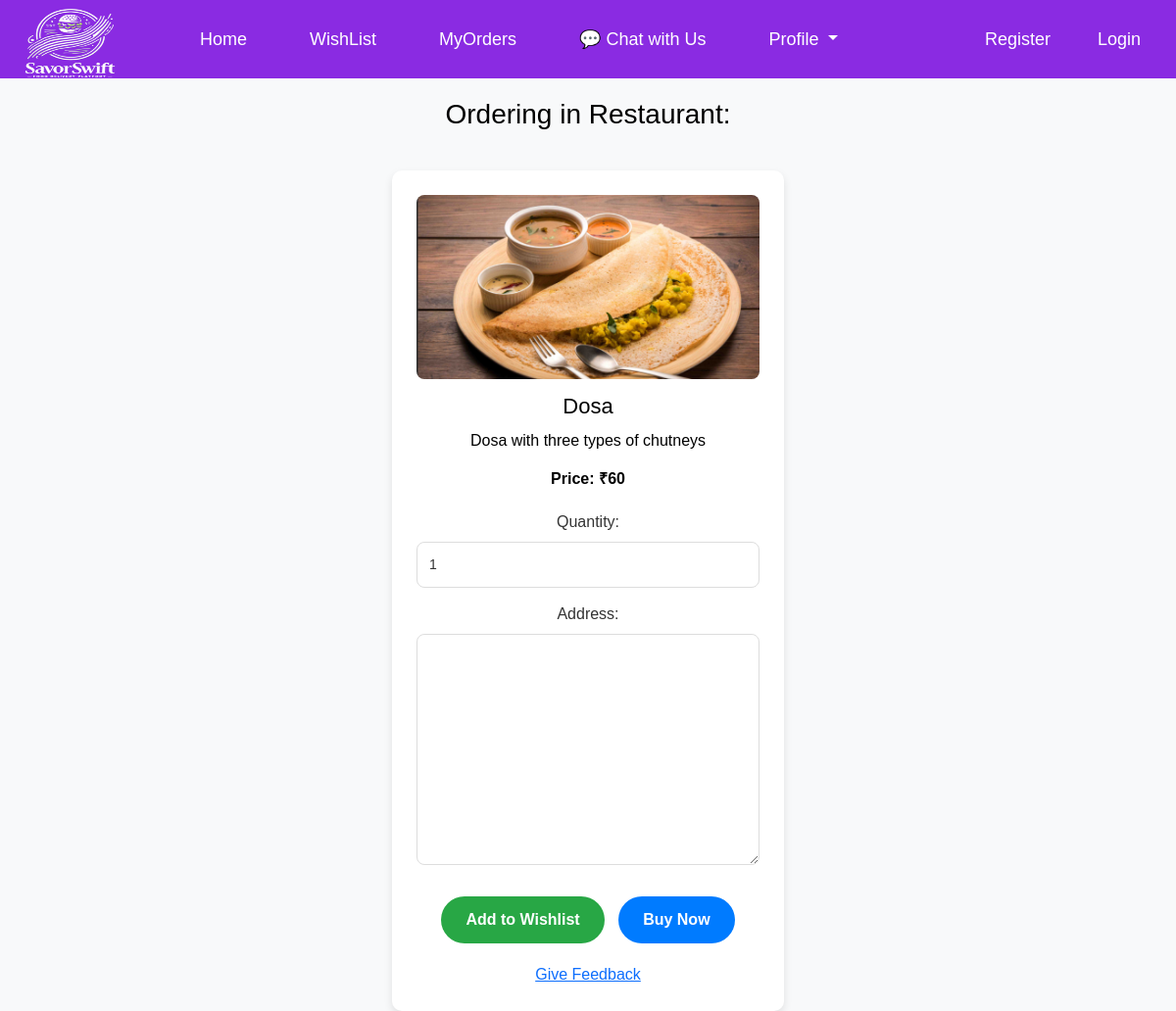
The app's page /customerapp/place_order/1/ with its own data.
### restaurantapp/models.py (models this page shows, shortened)
class Item(models.Model):
    name = models.CharField(max_length=255)
    image = models.ImageField(upload_to='item_images/')
    price=models.BigIntegerField(default=0)
    description = models.TextField()
    restaurant_user = models.ForeignKey(User, on_delete=models.CASCADE)

### customerapp/views.py (the view)
# urls.py: path('place_order/<int:item_id>/', views.place_order, name='place_order'),
def place_order(request, item_id):
    item = get_object_or_404(Item, id=item_id)
    if request.method == 'POST':
        form = OrderItemForm(request.POST)
        if form.is_valid():
            quantity = form.cleaned_data['quantity']
            action = form.cleaned_data['action']
            total_price = item.price * quantity
            if action == 'wishlist':
                wishlist_item, created = Wishlist.objects.get_or_create(user=request.user, item=item)
                if created:
                    pass
                else:
                    message = "Item is already in your wishlist."
                return redirect('customerapp:wishlist')
            elif action == 'buy':
                order = Order.objects.create(
                    user=request.user, item=item, quantity=quantity,
                    price=item.price, total_price=total_price  # Store total_price here
                )
                order.save()
                subject = 'SavorSwift - Order Placed'
                message = f'Hello, {request.user.first_name} {request.user.last_name}. Your order for {item.name} has been placed with a total cost of {total_price}. Thank you for choosing us.'
                from_email = 'saisreerachapudi@gmail.com'
                recipient_list = [request.user.email]
                send_mail(subject, message, from_email, recipient_list)
                return redirect('customerapp:checkout')
            return redirect('restaurantapp:restaurant_items', restaurant_id=item.restaurant_user.id)
    else:
        form = OrderItemForm()
    return render(request, 'customerapp/placeorder.html', {'item': item, 'form': form})

### customerapp/forms.py
class OrderItemForm(forms.Form):
    quantity = forms.IntegerField(min_value=1, initial=1)
    address = forms.CharField(widget=forms.Textarea)
    action = forms.ChoiceField(
        choices=[('wishlist', 'Add to Wishlist'), ('buy', 'Buy Now')],
        widget=forms.RadioSelect
    )

### templates/customerapp/placeorder.html (shortened to what this page needs)
{% extends 'navbar/customernavbar.html' %}
{% load static %}
    {% block body %}
</head>
<body>
    <h3>Ordering in Restaurant: {{ restaurant.first_name }}  {{ restaurant.last_name }}</h3>
    {% if item %}
    <div class="order-card">
        <img src="{{ item.image.url }}" alt="{{ item.name }}">
        <h4>{{ item.name }}</h4>
        <p>{{ item.description }}</p>
        <p class="price">Price: ₹{{ item.price }}</p>
        <form method="POST">
            <div class="form-group">
                <label for="id_quantity">Quantity:</label>
                {{ form.quantity }}
            </div>
            <div class="form-group">
                <label for="id_address">Address:</label>
                {{ form.address }}
            </div>
            <div class="form-group">
                <div class="buttons">
                    <button type="submit" name="action" value="wishlist" class="btn add-to-wishlist">Add to Wishlist</button>
                    <button type="submit" name="action" value="buy" class="btn buy-now">Buy Now</button>
                </div>
            </div>
        </form>
        <a href="{% url 'customerapp:give_feedback' item.id %}" class="give-feedback">Give Feedback</a>
    </div>
    {% endif %}
</body>
{% endblock %}

### templates/navbar/customernavbar.html (style rules this page uses)
body, html { background-color: #e6e6fa; }

### templates/customerapp/placeorder.html (style rules this page uses)
* { margin: 0; padding: 0; box-sizing: border-box; }
body, html { font-family: 'Arial', sans-serif; background-color: #f8f9fa; height: 100%; padding: 0; margin: 0; }
h3 { text-align: center; font-size: 28px; color: black; margin-top: 20px; margin-bottom: 40px; }
.order-card { background-color: #ffffff; border-radius: 10px; padding: 25px; width: 100%; max-width: 400px; margin: 0 auto 40px; box-shadow: 0 4px 8px rgba(0, 0, 0, 0.1); transition: transform 0.3s ease, box-shadow 0.3s ease; text-align: center; }
.order-card img { width: 100%; height: auto; border-radius: 8px; margin-bottom: 15px; }
.order-card h4 { font-size: 22px; color: black; margin-bottom: 10px; }
.order-card p { font-size: 16px; color: black; margin-bottom: 15px; }
.price { font-size: 18px; color: #28a745; font-weight: bold; margin-bottom: 20px; }
.order-card .buttons { margin-top: 20px; }
.order-card .btn { padding: 12px 25px; margin: 5px; cursor: pointer; border: none; border-radius: 50px; font-size: 16px; font-weight: bold; transition: background-color 0.3s ease; }
.add-to-wishlist { background-color: #28a745; color: white; }
.buy-now { background-color: #007bff; color: white; }
form { margin-top: 20px; }
.form-group { margin-bottom: 15px; }
.form-group label { display: block; font-size: 16px; color: #333; margin-bottom: 8px; }
.form-group input, .form-group textarea { width: 100%; padding: 12px; border-radius: 8px; border: 1px solid #ddd; font-size: 14px; color: #333; }
.form-group textarea { resize: vertical; min-height: 100px; }

### records on screen
Item: image (picture), name "Dosa", description "Dosa with three types of chutneys", price "60"
